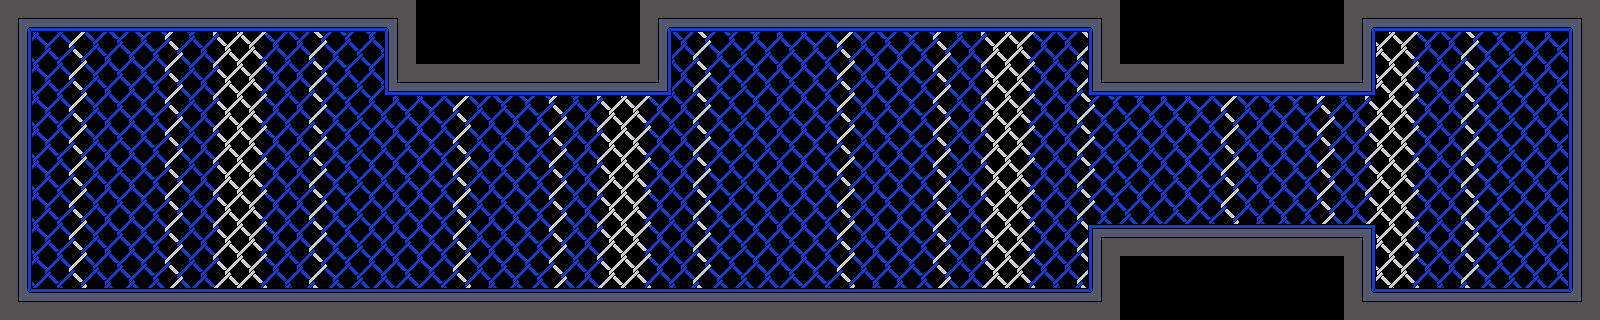

Tiled map render using the project's own tile images. Description and the map definition, with tile-layer contents summarised, below:
An orthogonal 50x10 tile map with 32x32 px tiles, 1 tile layer (bg).

<map version="1.0" orientation="orthogonal" renderorder="left-down" width="50" height="10" tilewidth="32" tileheight="32" nextobjectid="1">
 <tileset firstgid="1" name="map" tilewidth="32" tileheight="32">
  <image source="map.png" width="576" height="992" />
 </tileset>
 <layer name="bg" width="50" height="10" opacity="0.8">
  <data>[500 cells, 458 non-empty, 48 distinct tile ids]</data>
 </layer>
</map>
